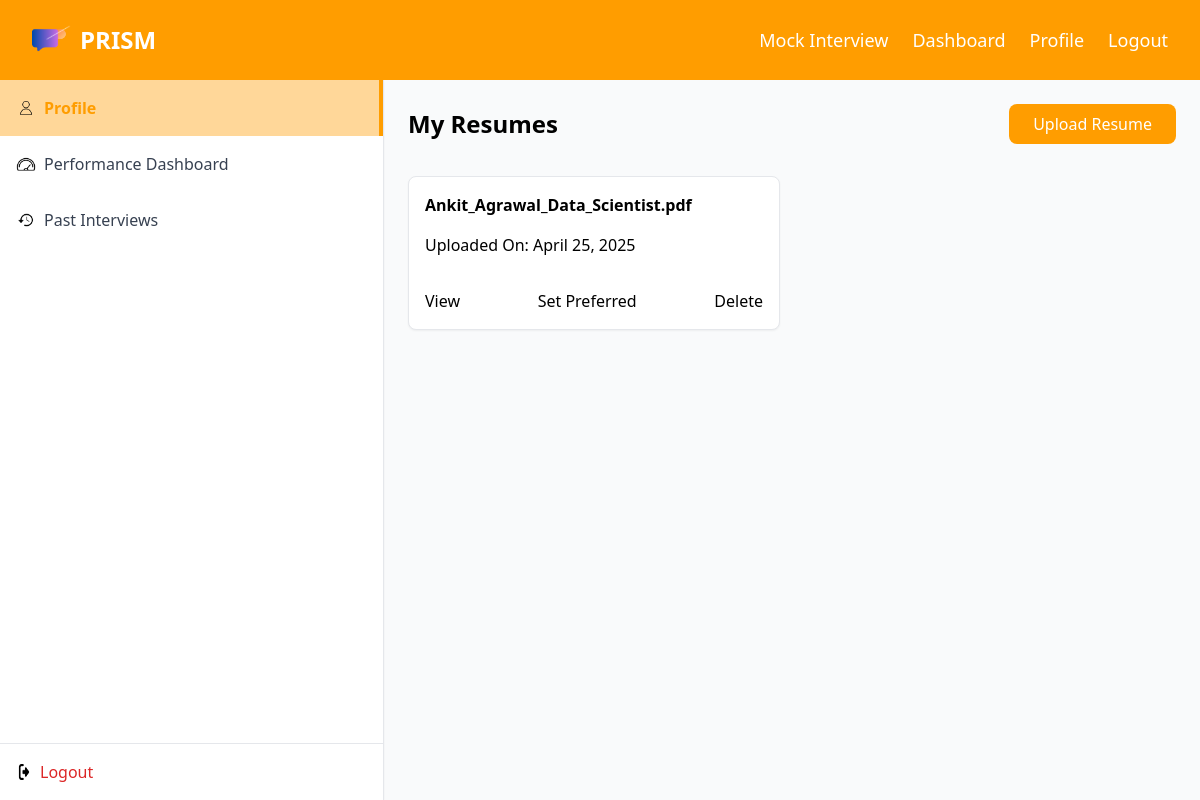
/profile/ (signed in), run on an earlier commit of the app's database.
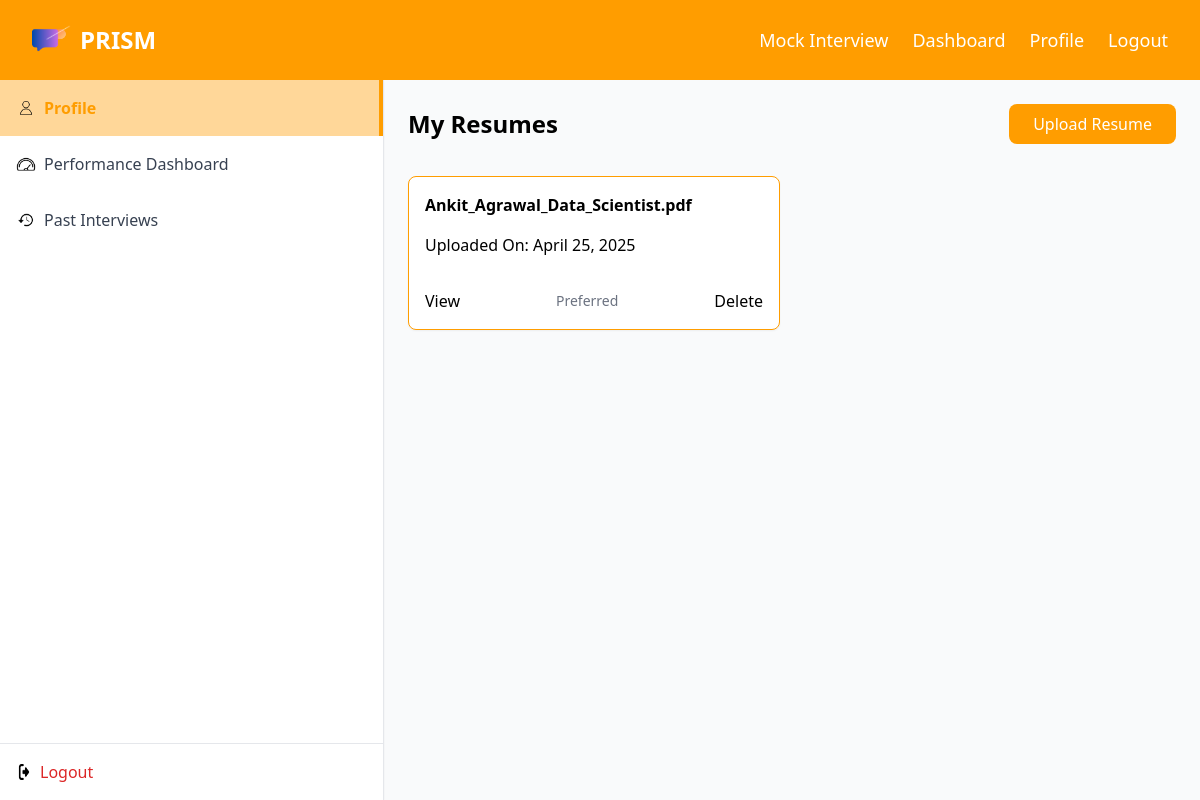
And on a later commit of the database.
### backend/models.py (models this page shows, shortened)
class Resume(models.Model):
	user = models.ForeignKey(User, on_delete=models.CASCADE, related_name='resumes')
	file = models.FileField(upload_to='resumes/')
	uploaded_at = models.DateTimeField(auto_now_add=True)
	is_preferred = models.BooleanField(default=False)
	name = models.CharField(max_length=255, null=True, blank=True, help_text="Candidate name from resume")
	summary = models.TextField(null=True, blank=True, help_text="Professional Summary")
	professional_projects = models.JSONField(null=True, blank=True, help_text="Professional Projects")
	skills = models.JSONField(null=True, blank=True, help_text="Skills")
	academic_projects = models.JSONField(null=True, blank=True, help_text="Academic Projects")
	work_experience = models.JSONField(null=True, blank=True, help_text="Work Experience")
	total_experience = models.FloatField(default=0, help_text="Total Experience (in years)")
	core_skills = models.JSONField(null=True, blank=True, help_text="List of Core skills (e.g., 'XGBoost', 'Forecasting', 'Optimization')")
	project_domains = models.JSONField(null=True, blank=True, help_text="List of Project domains (e.g., 'Donor forecasting model', 'Route optimization')")
	work_context = models.JSONField(null=True, blank=True, help_text="List of Work context (e.g., 'BioLife Plasma Services', 'Healthcare analytics')")
	education = models.JSONField(null=True, blank=True)
	certifications = models.JSONField(null=True, blank=True)
	domain_expertise = models.JSONField(null=True, blank=True)
	class Meta:
		ordering = ['-is_preferred', '-uploaded_at']

### backend/views.py (the view)
# urls.py: path('profile/', profile, name='profile'),
@login_required
def profile(request):
	resumes = Resume.objects.filter(user=request.user)
	form = ResumeUploadForm(request.POST or None, request.FILES or None)
	if request.method == 'POST' and form.is_valid():
		resume = form.save(user=request.user)
		print("Resume saved:", resume.file.name)
		return redirect('profile')
	return render(request, 'profile.html', {
		'form': form,
		'resumes': resumes
	})

### backend/templates/profile.html (shortened to what this page needs)
{% extends "base.html" %}
{% block content %}
{% load static %}
<aside class="fixed left-0 top-20 bottom-0 border-r shadow-sm hidden md:flex flex-col bg-white sidenav w-64 z-30">
  <div class="flex-1 overflow-y-auto">
    <div class="flex items-center gap-2 px-4 py-4 bg-white border-r-4 sidenav-active-item">
      <img src="{% static 'backend/images/profile.png' %}" alt="Profile" class="w-5 h-auto" />
      <span class="sidenav-active-text font-semibold">Profile</span>
    </div>
    <a href="{% url 'performance_dashboard' %}"><div class="flex items-center gap-2 px-4 py-4 hover:bg-gray-100 cursor-pointer">
      <img src="{% static 'backend/images/dashboard.png' %}" alt="Dashboard" class="w-5 h-auto" />
      <span class="text-gray-700">Performance Dashboard</span>
    </div></a>
    <a href="{% url 'past_interviews' %}"><div class="flex items-center gap-2 px-4 py-4 hover:bg-gray-100 cursor-pointer">
      <img src="{% static 'backend/images/past.png' %}" alt="Past" class="w-5 h-auto" />
      <span class="text-gray-700">Past Interviews</span>
    </div></a>
  </div>
  <div class="p-4 border-t bg-white">
    <a href="{% url 'account_logout' %}"
       onclick="return confirm('Are you sure you want to log out?');"
       class="flex items-center gap-2 text-red-600 hover:text-red-800 transition">
      <img src="{% static 'backend/images/logout.png' %}" alt="Logout" class="w-4 h-4" />
      Logout
    </a>
  </div>
</aside>
<div class="p-6 md:ml-96">
<div class="flex items-center justify-between mb-8">
  <h2 class="text-2xl font-bold">My Resumes</h2>
  <form method="POST" enctype="multipart/form-data" id="resumeUploadForm" class="rounded-lg">
    <label for="resumeFileInput" class="inline-block bg-orange-500 px-6 py-2 rounded cursor-pointer hover:bg-orange-600 transition">
      Upload Resume
    </label>
  </form>
</div>
    <div class="grid grid-cols-1 md:grid-cols-2 gap-6">
      {% for resume in resumes %}
      <div class="bg-white shadow-sm border rounded-lg p-4 flex flex-col justify-between {% if resume.is_preferred %}resume_preferred{% endif %}">
        <div class="mb-4">
          <h3 class="font-semibold">{{ resume.file.name|cut:'resumes/' }}</h3>
          <h4 class="mt-4">Uploaded On: {{resume.uploaded_at|date}}</h4>
        </div>
        <div class="mt-auto flex justify-between items-center pt-4">
          <a href="{{ resume.file.url }}" target="_blank" class="hover:underline">View</a>
          {% if not resume.is_preferred %}
          <form method="post" action="{% url 'set_preferred_resume' resume.id %}">
            <button class="hover:underline">Set Preferred</button>
          </form>
          {% else %}
          <span class="text-gray-500 text-sm">Preferred</span>
          {% endif %}
          <form method="post" action="{% url 'delete_resume' resume.id %}">
            <button class="hover:underline">Delete</button>
          </form>
        </div>
      </div>
      {% endfor %}
    </div>
  </div>
{% endblock %}

### backend/templates/base.html (shortened to what this page needs)
{% load static %}
{% load socialaccount %}
<!DOCTYPE html>
<html lang="en">
<head>
  <link href="https://cdn.jsdelivr.net/npm/tailwindcss@2.2.19/dist/tailwind.min.css" rel="stylesheet">
  <link rel="stylesheet" href="{% static 'backend/css/style.css' %}">
</head>
<body class="bg-gray-50">
  <nav class="top-0 left-0 right-0 z-50 nav-fixed">
    <div class="max-w-7xl mx-auto px-4 sm:px-6 lg:px-8">
      <div class="flex justify-between items-center h-20">
        <div class="flex items-center">
          <a href='/' class="flex items-center gap-2">
            <img src="{% static 'backend/images/1.png' %}" alt="PRISM Logo" class="h-10 w-auto">
            <span class="text-2xl font-bold">PRISM</span>
          </a>
        </div>
        <div class="flex items-center space-x-6">
      {% if user.is_authenticated %}
        <a href="{% url 'setup_interview' %}" class="nav-link text-lg">Mock Interview</a>
        <a href="{% url 'performance_dashboard' %}" class="nav-link text-lg">Dashboard</a>
        <a href="{% url 'profile' %}" class="nav-link text-lg">Profile</a>
        <a href="{% url 'account_logout' %}" class="nav-link text-lg">Logout</a>
      {% else %}
        <a href="{% url 'direct_google_login' %}" class="btn-main text-black px-4 py-2 rounded text-lg">Login with Google</a>
      {% endif %}
    </div>
      </div>
    </div>
  </nav>
  <main>
    {% block content %}{% endblock %}
  </main>
</body>
</html>

### backend/static/backend/css/style.css (style rules this page uses)
.nav-fixed { background-color: #FF9D00 !important; color: white !important; }
.nav-link { color: white !important; font-size: 1.125rem; }
.sidenav { background-color: #fff !important; width: 24rem; }
.sidenav-active-item { background-color: #ffd799 !important; border-right: 4px solid #FF9D00 !important; }
.sidenav-active-text { color: #FF9D00 !important; }
.resume_preferred { border-color: #FF9D00 !important; }
#resumeUploadForm { background-color: #FF9D00 !important; color: white !important; }
body { background-color: #ffffff; }

What changed in the data, as far as the page shows it:
changed Resume "Ankit_Agrawal_Data_Scientist.pdf": is_preferred "Set Preferred" → "Preferred"
